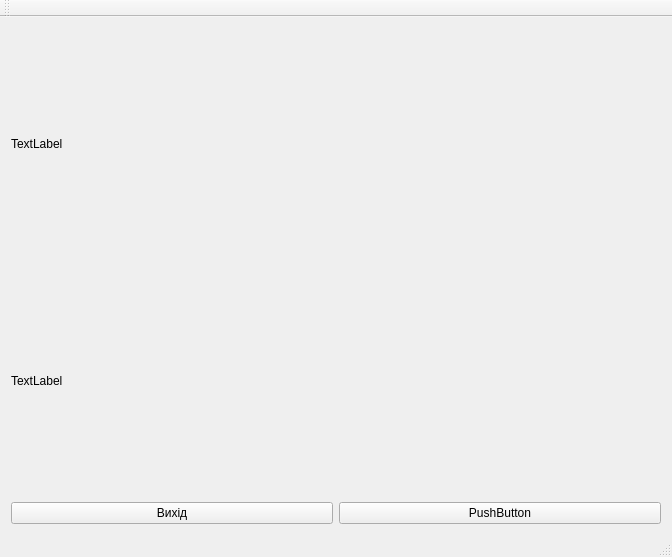
<?xml version="1.0" encoding="UTF-8"?>
<ui version="4.0">
 <class>MainWindow</class>
 <widget class="QMainWindow" name="MainWindow">
  <property name="geometry">
   <rect>
    <x>0</x>
    <y>0</y>
    <width>672</width>
    <height>557</height>
   </rect>
  </property>
  <property name="windowTitle">
   <string>MainWindow</string>
  </property>
  <widget class="QWidget" name="centralWidget">
   <layout class="QVBoxLayout" name="verticalLayout_2">
    <item>
     <layout class="QVBoxLayout" name="verticalLayout">
      <item>
       <widget class="QLabel" name="label_2">
        <property name="text">
         <string>TextLabel</string>
        </property>
       </widget>
      </item>
      <item>
       <widget class="QLabel" name="label">
        <property name="text">
         <string>TextLabel</string>
        </property>
       </widget>
      </item>
     </layout>
    </item>
    <item>
     <layout class="QHBoxLayout" name="horizontalLayout">
      <item>
       <widget class="QPushButton" name="pushButton_2">
        <property name="text">
         <string>Вихід</string>
        </property>
       </widget>
      </item>
      <item>
       <widget class="QPushButton" name="pushButton">
        <property name="text">
         <string>PushButton</string>
        </property>
       </widget>
      </item>
     </layout>
    </item>
   </layout>
  </widget>
  <widget class="QMenuBar" name="menuBar">
   <property name="geometry">
    <rect>
     <x>0</x>
     <y>0</y>
     <width>672</width>
     <height>20</height>
    </rect>
   </property>
  </widget>
  <widget class="QToolBar" name="mainToolBar">
   <attribute name="toolBarArea">
    <enum>TopToolBarArea</enum>
   </attribute>
   <attribute name="toolBarBreak">
    <bool>false</bool>
   </attribute>
  </widget>
  <widget class="QStatusBar" name="statusBar"/>
 </widget>
 <layoutdefault spacing="6" margin="11"/>
 <resources/>
 <connections>
  <connection>
   <sender>pushButton_2</sender>
   <signal>clicked()</signal>
   <receiver>MainWindow</receiver>
   <slot>close()</slot>
   <hints>
    <hint type="sourcelabel">
     <x>122</x>
     <y>401</y>
    </hint>
    <hint type="destinationlabel">
     <x>126</x>
     <y>340</y>
    </hint>
   </hints>
  </connection>
 </connections>
</ui>
